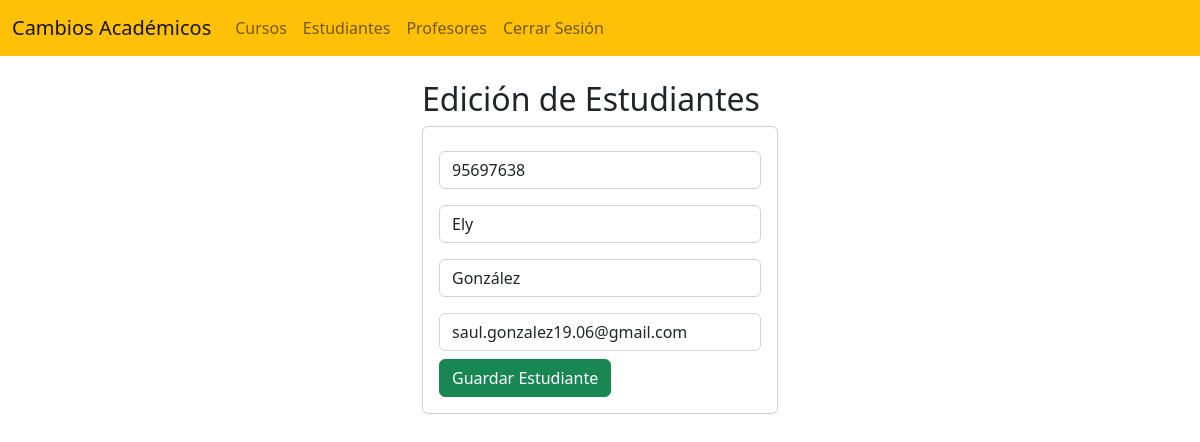
The app's page /EstudianteHome/EditarEstudiante/95697638 with its own data.
### blog/models.py (models this page shows, shortened)
class Estudiante(models.Model):
    documento = models.CharField(primary_key=True, max_length=8)
    nombre = models.CharField(max_length=30)
    apellido = models.CharField(max_length=30)
    email = models.EmailField()

### blog/views.py (the view)
# urls.py: path('EstudianteHome/EditarEstudiante/<documento>', views.EditarEstudiante),
def EditarEstudiante(request, documento):
    estudiante = Estudiante.objects.get(documento=documento)
    return render(request, "EditarEstudiante.html", {"estudiante": estudiante})

### blog/templates/EditarEstudiante.html (shortened to what this page needs)
{% extends "./base.html" %}
{% block body %}
<div class="row">
    <div class="col-md-4 offset-md-4">
        <h2>Edición de Estudiantes</h2>
        <div class="card">
            <div class="card-body">
                <form action="/EstudianteHome/EditEstudiante/" method="POST">{% csrf_token %}
                    <div class="form-group py-2">
                        <input type="text" id="DocumentoTxt" name="DocumentoTxt" value="{{estudiante.documento}}" class="form-control"
                        placeholder="Documento" minlength="8" maxlength="8" readonly required>
                    </div>
                    <div class="form-group py-2">
                        <input type="text" id="NombreTxt" name="NombreTxt" value="{{estudiante.nombre}}" class="form-control"
                        placeholder="Nombre" maxlength="50" required>
                    </div>
                    <div class="form-group py-2">
                        <input type="text" id="ApellidoTxt" name="ApellidoTxt" value="{{estudiante.apellido}}" class="form-control"
                        placeholder="Apellido" maxlength="50" required>
                    </div>
                    <div class="form-group py-2">
                        <input type="text" id="EmailTxt" name="EmailTxt" value="{{estudiante.email}}" class="form-control"
                        placeholder="Mail" maxlength="50" required>
                    </div>
                    <div class="form-group">
                       <button type="submit" class="btn btn-success btn-block text-white">Guardar Estudiante</button>
                    </div>
                </form>
            </div>
        </div>
    </div>
</div>
{% endblock %}

### records on screen
Estudiante: DocumentoTxt "95697638", NombreTxt "Ely", ApellidoTxt "González", EmailTxt "saul.gonzalez19.06@gmail.com"
